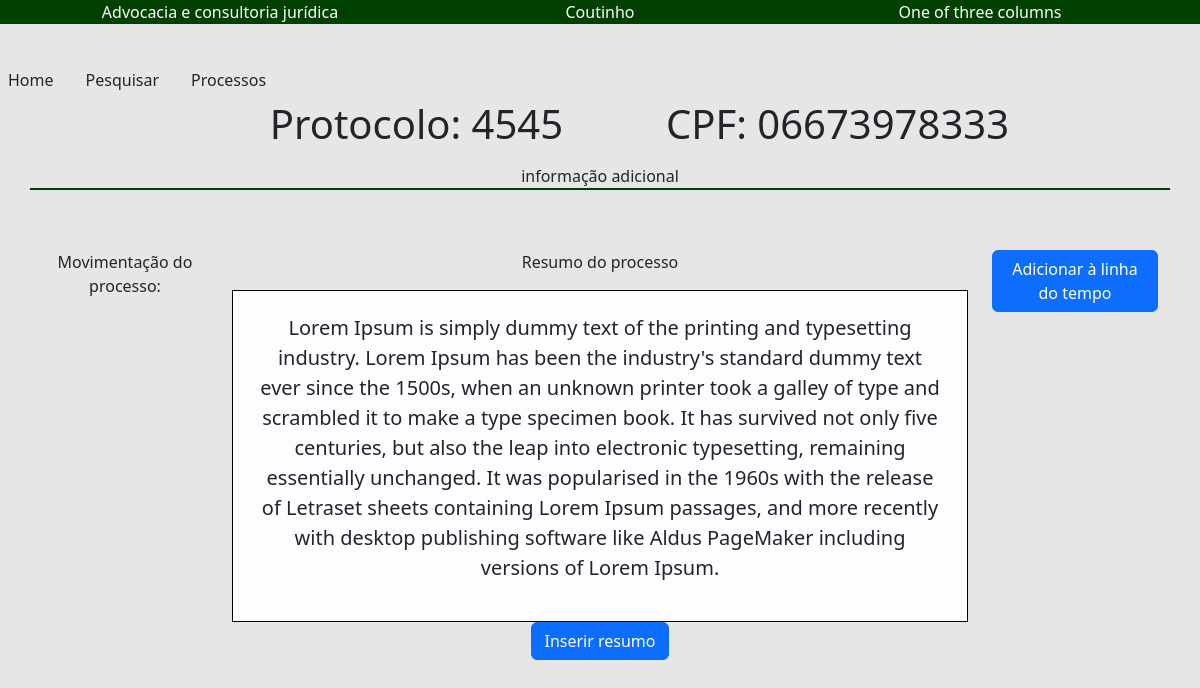
Page /exibirProcesso.php?protocolo=4545 on the earlier database version.
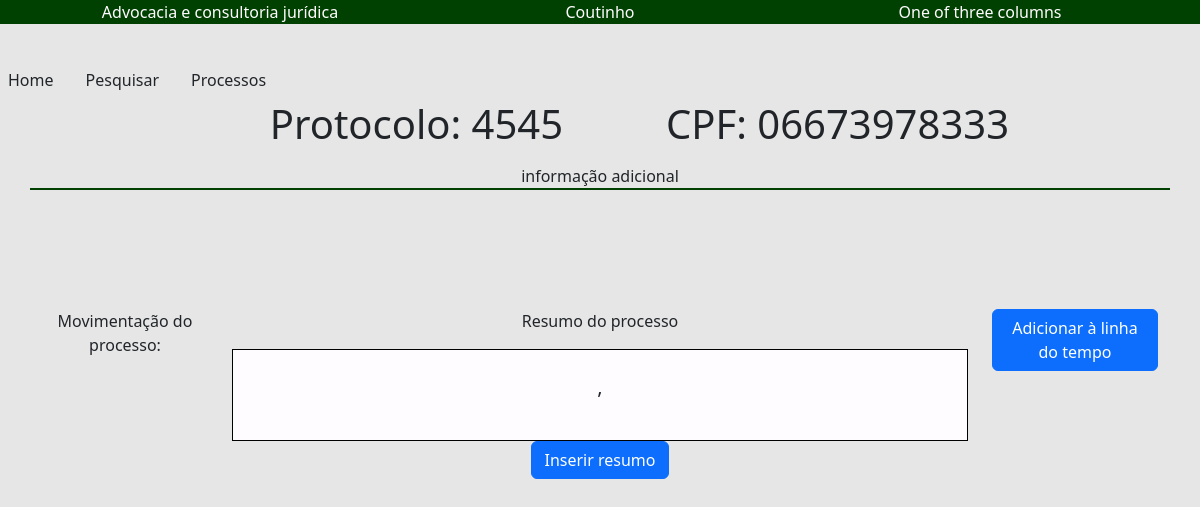
Same page on the later database version.
### tables this page shows
CREATE TABLE Processo (protocolo text PRIMARY KEY, cpf TEXT , descricao TEXT,status TEXT,assunto TEXT, parceiro TEXT,dataAbertura TEXT,FOREIGN KEY (cpf) REFERENCES Pessoa(cpf));

### pesquisaProcessos.php (called while the page is built, shortened)
<?php
require_once 'enviaProcesso.php';
require_once 'Processo.php';
function buscarProcessoProtocolo($pdo,$protocolo) {
        $query = "SELECT * FROM Processo WHERE protocolo = :protocolo";
        $statement = $pdo->prepare($query);
        $statement->bindValue(':protocolo',$protocolo);
        $statement->execute();
        $resultado = $statement->fetch();
        $processo = new Processo($resultado['cpf'],$resultado['protocolo'],$resultado['parceiro'],$resultado['assunto'],$resultado['dataAbertura'],$resultado['status']);
        return $processo;
    }
function buscarDescricao($pdo,$protocolo) {
        $query = "SELECT descricao FROM Processo WHERE protocolo = :protocolo";
        $statement = $pdo->prepare($query);
        $statement->bindValue(':protocolo', $protocolo);
        $statement->execute();
        $resultado = $statement->fetchColumn();
        return $resultado;
    }

### Processo.php (called while the page is built, shortened)
<?php
class Processo
{
    private string $cpf;
    private string $protocolo;
    public function __construct(string $cpf, string $protocolo, string $parceiro,string $assunto, String $dataAbertura, string $status) {
        $this->cpf = $cpf;
        $this->protocolo = $protocolo;
    }
  public function cpf() : string{
    return $this->cpf;
  }
    public function protocolo() : string {
        return $this->protocolo;
    }
}

### exibirProcesso.php (the view, shortened to what this page needs)
<?php
require_once 'conexao.php';
require_once 'pesquisaProcessos.php';
require_once 'Processo.php';
require_once 'enviaResumo.php';
?>
<!DOCTYPE html>
<html lang="en">
<head>
    <link rel="stylesheet" href="exibirProcesso.css">
    <link href="https://cdn.jsdelivr.net/npm/bootstrap@5.3.3/dist/css/bootstrap.min.css" rel="stylesheet">
</head>
<body>
    <header>
    <div class="container text-center">
  <div class="row align-items-center">
    <div class="col">
    Advocacia e consultoria jurídica
    </div>
    <div class="col">
  Coutinho
    </div>
    <div class="col">
      One of three columns
    </div>
  </div>
</div>
    </header>
   <main>
   <div class="hstack gap-3">
  <div class="p-2 fw-lighter">Home</div>
  <div class="p-2 fw-lighter">Pesquisar</div>
  <div class="p-2 fw-lighter">Processos</div>
</div>
   <?php if (isset($_GET['protocolo'])) {
    $protocolo = $_GET['protocolo'];
    $processo = buscarProcessoProtocolo($pdo,$protocolo);
}?>
<div class="container text-center informacoes_topo">
  <div class="row justify-content-md-center">
    <div class="col col-lg-5">
      <p class="info_topo_text display-6">Protocolo: <?php echo $processo->protocolo();?></p>
    </div>
    <div class="col-md-auto">
    <h5 class="display-6">CPF: <?php echo $processo->cpf();?></h5>
    </div>
    <div class="col col-lg-5">
      informação adicional
    </div>
  </div>
</div>
<div class="container text-center secao_main">
  <div class="row align-items-start">
    <div class="col-lg-2">
    Movimentação do processo:
    </div>
    <div class="col-lg-8">
    <p>Resumo do processo</p>
     <div class="descricao">
       <p class="lead">
       <?php
       echo buscarDescricao($pdo,$protocolo); ?></p>
           </div>
           <button class="btn btn-primary" type="submit" onclick="window.location='criaResumo.php?protocolo=<?php echo $processo->protocolo();?>';">Inserir resumo</button>
    </div>
           <div class="col">
           <button class="btn btn-primary" type="submit" onclick="window.location='criaLinhaTempo.php?protocolo=<?php echo $processo->protocolo();?>';">Adicionar à linha do tempo</button>
     </div>
  </div>
</div>
   </main>
</body>
</html>

### exibirProcesso.css (style rules this page uses)
:root { --cor-primaria: #004101; --cor-secundaria: #FFBA58; --cor-terciaria: #FFFCFF; }
* { margin: 0; padding: 0; box-sizing: border-box; }
body { background-color: rgba(182, 182, 182, 0.333)!important; min-height: 100vh; }
header { background-color: var(--cor-primaria) !important; margin-bottom: 3%; color: #FFFCFF; }
.informacoes_topo { width: 100% !important; border-bottom: 2px solid #004101 !important; }
.secao_main { margin-top: 5%; min-height: 18em !important; align-content: center; }
.descricao { border: 1px solid black !important; min-height: 80%; padding: 3%; background-color: #FFFCFF; }

Differences in the rows shown:
changed processo id 4545: buscarDescricao($pdo,$protocolo) "Lorem Ipsum is simply dummy text of the printing and typesetting industry. Lorem Ipsum has been the industry's standard dummy text ever since the 1500s, when an unknown printer took a galley of type and scrambled it to make a type specimen book. It has survived not only five centuries, but also the leap into electronic typesetting, remaining essentially unchanged. It was popularised in the 1960s with the release of Letraset sheets containing Lorem Ipsum passages, and more recently with desktop publishing software like Aldus PageMaker including versions of Lorem Ipsum." → ","
